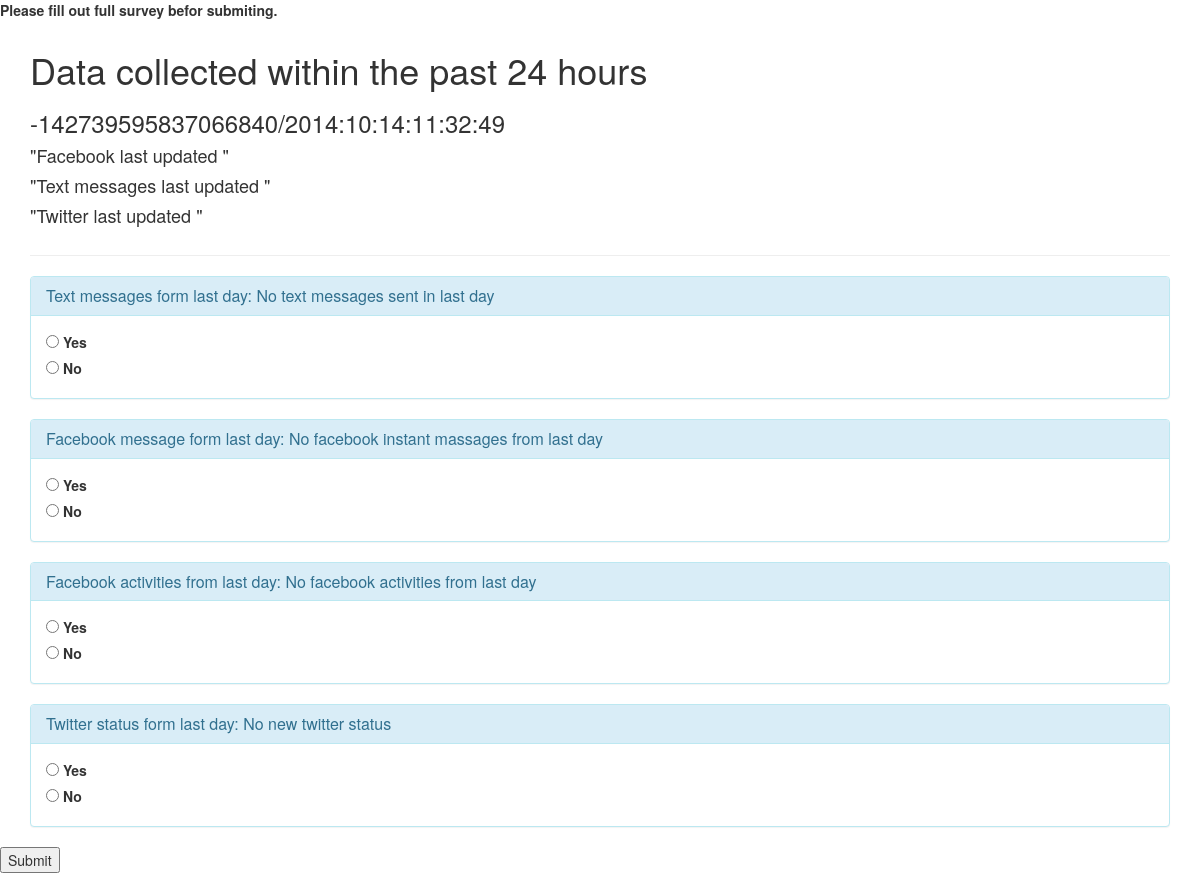
Screenshot of /survey/1/1/answer/ with the database file from the repository.
### survey/models.py (models this page shows, shortened)
class Survey(models.Model):
    title = models.CharField(max_length = 150)
    created_date = models.DateTimeField('Date to be given on',default = timezone.now())

class Question(models.Model):
    atype = models.IntegerField("Answer type",choices = choices, default = 0)
    text = models.CharField("Question",max_length = 1000)
    answer = models.CharField(max_length = 500,default = "0")
    survey = models.ForeignKey(Survey)

class Choice(models.Model):
    question = models.ForeignKey(Question)
    choice_text = models.CharField(max_length=500)

### survey/views.py (the view)
# urls.py: url(r'^(?P<survey_id>\d+)/(?P<user_id>-?\d+)/answer/$', views.answer,name='answer'),
def answer(request,survey_id,user_id):
	survey = get_object_or_404(Survey, pk = survey_id )
	for question in survey.question_set.all():
		if int(question.atype) == 1:
			try:
				choice_id = request.POST[str(question.id)]
				answer = question.choice_set.get(pk=choice_id)
			except (KeyError, Choice.DoesNotExist):
				return render(request, 'survey/survey.html',{'survey':survey,
                                                         'error_message': "Please fill out full survey befor submiting."})
			else:
				question.answer = answer.choice_text
				question.save()
		if int(question.atype) == 2:
			choice_list = request.POST.getlist(str(question.id))
			choices = ""
			for choice_id in choice_list:
				try:
					answer = question.choice_set.get(pk=choice_id)
				except (KeyError, Choice.DoesNotExist):
					return render(request, 'survey/survey.html',{'survey':survey,
                                                         'error_message': "Please fill out full survey befor submiting."})
				else:
					if choices:#checks to see if it is empty (empty sting is false)
						choices += "+"
						choices += answer.choice_text
					else:
						choices += answer.choice_text
			question.answer = str(choices.split("+"))
			question.save()
		if int(question.atype) == 0:
			question.answer = request.POST[str(question.id)]
			question.save()
	jsonData = serializers.serialize("json",survey.question_set.all())
	qs = survey.question_set.filter(answer = "No")
	if qs:
	    return HttpResponseRedirect(reverse('survey:email', args=(survey.id,user_id)))
	try:
		user = User.objects.get(phone_number = user_id)
		surveydata_object = SurveyData.objects.get(user = user)
		surveydata_string=surveydata_object.surveydata
		adddata = eval(str(surveydata_string))
		adddata[str(survey.id)]=str(jsonData)
		surveydata_object.surveydata = str(adddata)
		surveydata_object.save()
	except:
		import sys
		exc_type, exc_obj,exc_tb = sys.exc_info()
		print exc_type, exc_obj,exc_tb
		print 'Exception: Could not parse JSON'
		return HttpResponse('Fail')
	return HttpResponseRedirect(reverse('survey:results', args=(survey.id,)))

### survey/templates/survey/survey.html (shortened to what this page needs)
<!doctype html>
<html>
<head>
    <link rel="stylesheet" href="http://maxcdn.bootstrapcdn.com/bootstrap/3.2.0/css/bootstrap.min.css">
</head>
{% if error_message %}<p><strong>{{ error_message }}</strong></p>{% endif %}
<body>
        <div class="page">
        <div id="content">
        <div class="splash-screen">
            <div class="container">
                <div class="row">
                    <div class="col-md-9">
                                <h1>Data collected within the past 24 hours</h1>
                                <h3>{{survey.title}}</h3>
                                <h4>"Facebook last updated {{ date.facebookDate }}"</h4>
                                <h4>"Text messages last updated {{ date.smsDate }}"</h4>
                                <h4>"Twitter last updated {{ date.twitterDate }}"</h4>
                    </div>
                    <div class="col-md-3">
                    </div>
                </div>
                <hr/>
            </div>
        </div>
        <form id= 'questions' name ='questions' method='POST' onsubmit="return validateForm()" action= "{% url 'survey:answer' survey.id user_id %}">
        {% for  question in survey.question_set.all %}
                <div class="container">
                    <div class="row">
                        <div class="col-md-12">
                            <div class="panel panel-info">
                                <div class="panel-heading">
                                    <h3 class="panel-title">
                                         {{ question.text }}
                                    </h3>
                                </div>
                                <div class="panel-body">
                                    {% if question.atype == 1 %}
                                        {% for choice in question.choice_set.all %}
                                            <input type="radio" name="{{ question.id }}" id="choice{{ forloop.counter }}{{ forloop.parentloop.counter}}" value="{{ choice.id }}" />
                                            <label for="choice{{ forloop.counter }}{{ forloop.parentloop.counter}}">{{ choice.choice_text }}</label><br />
                                        {% endfor %}
                                    {% endif %}
                                </div>
                    </div>
                </div>
            </div>
        </div>
        {% endfor %}
        </div>
    </div>
<input type="submit" value="Submit" />
</html>

### rows the page displays
Survey: title "-142739595837066840/2014:10:14:11:32:49"
Question: text "Text messages form last day: No text messages sent in last day"
Choice: choice_text "Yes"
Choice: choice_text "No"
Question: text "Facebook message form last day: No facebook instant massages from last day"
Choice: choice_text "Yes"
Choice: choice_text "No"
Question: text "Facebook activities from last day: No facebook activities from last day"
Choice: choice_text "Yes"
Choice: choice_text "No"
Question: text "Twitter status form last day: No new twitter status"
Choice: choice_text "Yes"
Choice: choice_text "No"

### other values shown
{{ error_message }} "Please fill out full survey befor submiting."
